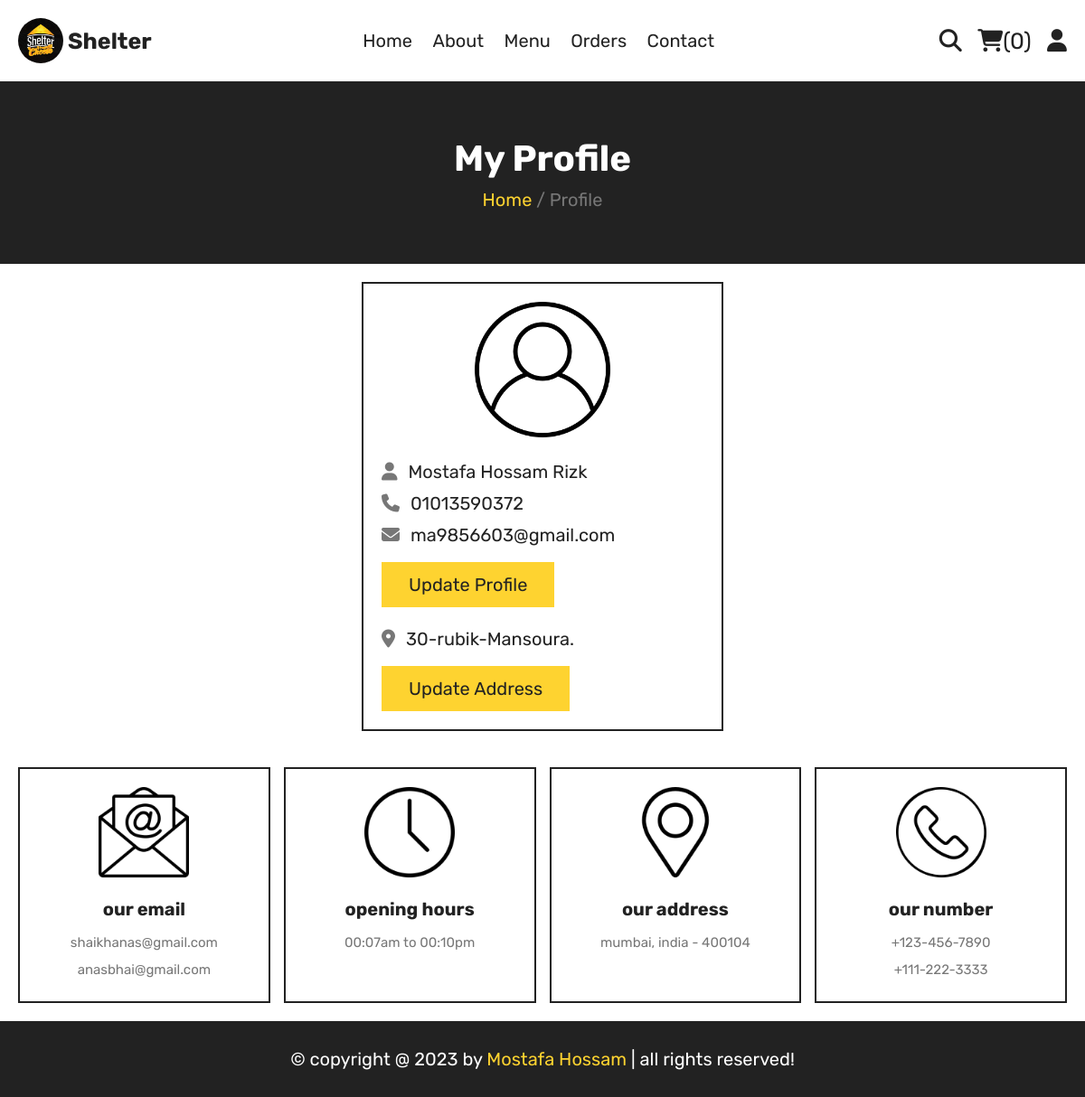
Page /profile.php (signed in) on the committed database.
### tables this page shows
CREATE TABLE `users` (
  `user_id` int(11) NOT NULL,
  `user_name` varchar(100) NOT NULL,
  `user_email` varchar(100) NOT NULL,
  `user_number` varchar(12) NOT NULL,
  `user_password` varchar(255) NOT NULL,
  `user_address` varchar(200) NOT NULL DEFAULT 'xx',
  `user_register` date DEFAULT current_timestamp()
);

### components/user_session.php (called while the page is built, shortened)
<?php
if (isset($_SESSION['user_name']) && isset($_SESSION['user_id'])) {
    $user_id = $_SESSION['user_id'];
} else {
    header("location: login.php");
    exit();
}

### profile.php (the view, shortened to what this page needs)
<?php
include_once("components/connection.php");
include_once("components/user_session.php");
$profile = $connection->query("SELECT * FROM `users` WHERE `user_id`=$user_id");
$profile = $profile->fetch(PDO::FETCH_ASSOC);
?>
<?php include_once("components/user_navbar.php"); ?>
<div class="heading">
   <h3>my profile</h3>
   <p><a href="index.php">Home </a> <span> / Profile</span></p>
</div>
<section class="user-details">
   <div class="user">
      <img src="images/user-icon.png" alt="">
      <p><i class="fas fa-user"></i> <span><?php echo $profile['user_name'] ?></span></p>
      <p><i class="fas fa-phone"></i> <span><?php echo $profile['user_number'] ?></span></p>
      <p><i class="fas fa-envelope"></i> <span><?php echo $profile['user_email'] ?></span></p>
      <a href="update_profile.php" class="btn">update profile</a>
      <p class="address"><i class="fas fa-map-marker-alt"></i> <span><?php echo $profile['user_address'] ?></span></p>
      <a href="update_address.php" class="btn">update address</a>
   </div>
</section>
<?php
include_once("components/user_footer.php");
?>

### css/style.css (style rules this page uses)
:root { --yellow: #fed330; --red: #e74c3c; --white: #fff; --black: #222; --light-color: #777; --border: 0.2rem solid var(--black); }
* { font-family: "Rubik", sans-serif; margin: 0; padding: 0; box-sizing: border-box; outline: none; border: none; text-decoration: none; transition: 0.2s linear; }
html { font-size: 62.5%; overflow-x: hidden; scroll-behavior: smooth; scroll-padding-top: 8rem; }
section { max-width: 1200px; margin: 0 auto; padding: 2rem; }
.delete-btn, .btn { display: inline-block; margin-top: 1rem; padding: 1.3rem 3rem; cursor: pointer; font-size: 2rem; text-transform: capitalize; }
.btn { background-color: var(--yellow); color: var(--black); }
.heading { background-color: var(--black); text-align: center; display: flex; align-items: center; justify-content: center; gap: 1rem; flex-flow: column; min-height: 20rem; }
.heading h3 { font-size: 4rem; color: var(--white); text-transform: capitalize; }
.heading p a { font-size: 2rem; color: var(--yellow); }
.heading p span { font-size: 2rem; color: var(--light-color); }
.user-details .user { border: var(--border); padding: 2rem; max-width: 40rem; margin: 0 auto; }
.user-details .user img { width: 100%; height: 15rem; object-fit: contain; margin-bottom: 2rem; }
.user-details .user p { line-height: 1.5; margin-bottom: 0.5rem; font-size: 2rem; }
.user-details .user p span { color: var(--black); }
.user-details .user i { margin-right: 0.7rem; color: var(--light-color); }
.user-details .user p.address { margin-top: 2rem; }

### rows in the picture
users: user_name "Mostafa Hossam Rizk", user_number "01013590372", user_email "ma9856603@gmail.com", user_address "30-rubik-Mansoura."

### other values in the picture
$count_product_in_cart "0"
